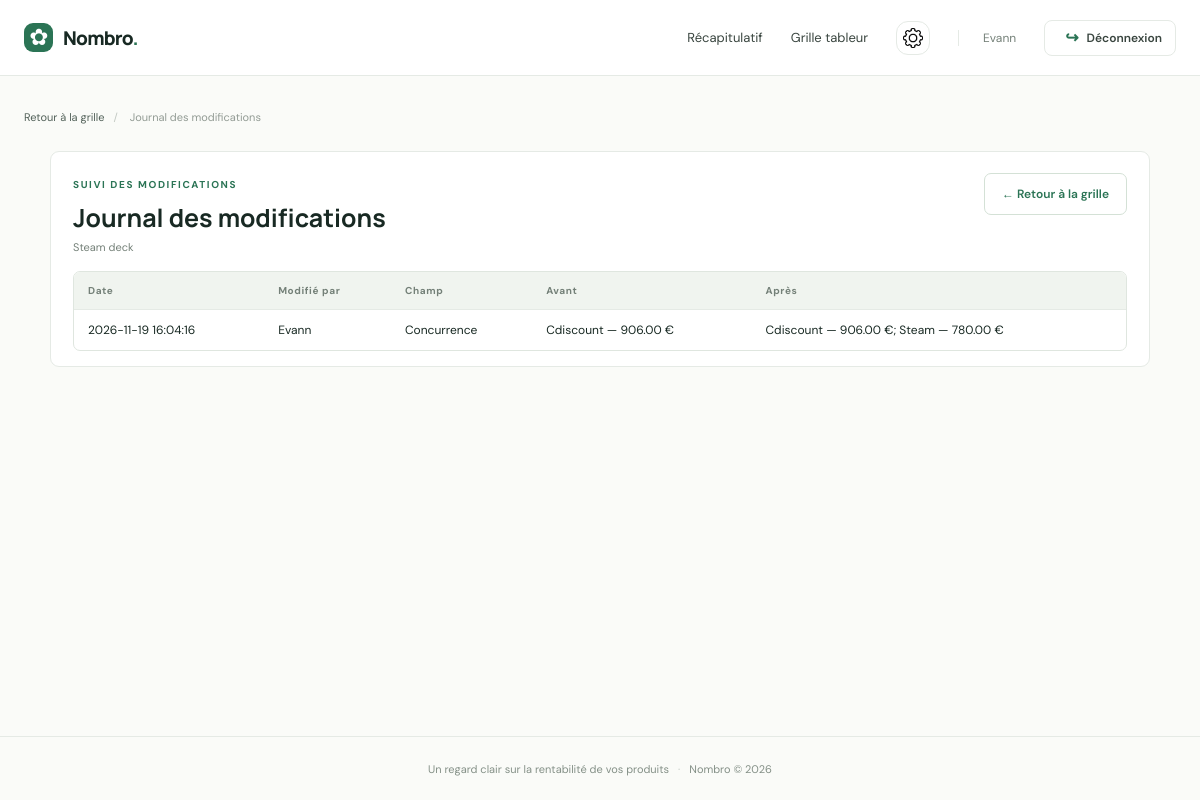
/produit/5/historique (signed in), run on the app's committed database.
### tables this page shows
CREATE TABLE users (
            id INTEGER PRIMARY KEY AUTOINCREMENT,
            email TEXT NOT NULL UNIQUE,
            password_hash TEXT NOT NULL,
            created_at TEXT NOT NULL
        , name TEXT NOT NULL DEFAULT '', phone TEXT NOT NULL DEFAULT '', currency TEXT NOT NULL DEFAULT 'EUR', theme TEXT NOT NULL DEFAULT 'light', language TEXT NOT NULL DEFAULT 'fr', phone_verified INTEGER NOT NULL DEFAULT 0, two_factor_enabled INTEGER NOT NULL DEFAULT 0, phone_code_sent_at INTEGER NOT NULL DEFAULT 0, session_version INTEGER NOT NULL DEFAULT 0, min_margin_percent REAL NOT NULL DEFAULT 0);

CREATE TABLE products (
            id INTEGER PRIMARY KEY AUTOINCREMENT,
            user_id INTEGER NOT NULL REFERENCES users(id) ON DELETE CASCADE,
            name TEXT NOT NULL,
            purchase_price REAL NOT NULL,
            sale_price REAL NOT NULL,
            quantity INTEGER NOT NULL DEFAULT 1,
            notes TEXT NOT NULL DEFAULT '',
            created_at TEXT NOT NULL
        , purchase_ttc REAL, sale_ttc REAL, vat_rate REAL NOT NULL DEFAULT 20, extra_cost_ttc REAL NOT NULL DEFAULT 0, product_code TEXT NOT NULL DEFAULT '', barcode TEXT NOT NULL DEFAULT '', supplier TEXT NOT NULL DEFAULT '', photo_path TEXT NOT NULL DEFAULT '', service_description TEXT NOT NULL DEFAULT '', competitors_json TEXT NOT NULL DEFAULT '[]', service_cost_ttc REAL NOT NULL DEFAULT 0);

CREATE TABLE product_change_log (
            id INTEGER PRIMARY KEY AUTOINCREMENT,
            user_id INTEGER NOT NULL REFERENCES users(id) ON DELETE CASCADE,
            product_id INTEGER NOT NULL REFERENCES products(id) ON DELETE CASCADE,
            changed_at TEXT NOT NULL,
            actor_name TEXT NOT NULL DEFAULT '',
            changes_json TEXT NOT NULL
        );

### app.py (the view, shortened to what this page needs)
@app.get("/produit/<int:product_id>/historique")
@login_required
def product_history(product_id):
    db = get_db()
    product = db.execute(
        "SELECT id, name FROM products WHERE id = ? AND user_id = ?",
        (product_id, g.user["id"]),
    ).fetchone()
    if product is None:
        abort(404)
    activity_rows = db.execute(
        "SELECT * FROM product_change_log WHERE product_id = ? AND user_id = ? ORDER BY changed_at DESC",
        (product_id, g.user["id"]),
    ).fetchall()
    history = []
    for event in activity_rows:
        try:
            changes = json.loads(event["changes_json"])
        except (TypeError, json.JSONDecodeError):
            changes = {}
        for label, values in changes.items():
            history.append({
                "changed_at": event["changed_at"], "actor": event["actor_name"] or "—",
                "field": label, "old": values.get("old", "—"), "new": values.get("new", "—"),
            })
    cutoff = min((event["changed_at"] for event in activity_rows), default="")
    legacy_query = "SELECT * FROM price_history WHERE product_id = ? AND user_id = ?"
    legacy_params = [product_id, g.user["id"]]
    if cutoff:
        legacy_query += " AND changed_at < ?"
        legacy_params.append(cutoff)
    legacy_rows = db.execute(legacy_query + " ORDER BY changed_at DESC", legacy_params).fetchall()
    currency_symbol = CURRENCIES.get(g.user["currency"], "€")
    history.sort(key=lambda item: item["changed_at"], reverse=True)
    return render_template("product_history.html", product=product, history=history)

### app.py (called while the page is built)
def translate(text):
    if getattr(g, "language", "fr") == "en":
        return TRANSLATIONS.get(text, text)
    return text

def get_db():
    if "db" not in g:
        g.db = sqlite3.connect(app.config["DATABASE"])
        g.db.row_factory = sqlite3.Row
        g.db.execute("PRAGMA foreign_keys = ON")
    return g.db

@app.before_request
def prepare_request():
    g.user = None
    g.language = "fr"
    if session.get("user_id"):
        g.user = get_db().execute(
            "SELECT id, email, name, phone, currency, theme, language, min_margin_percent, session_version "
            "FROM users WHERE id = ?",
            (session["user_id"],),
        ).fetchone()
        if g.user is None or session.get("session_version") != g.user["session_version"]:
            session.clear()
            g.user = None
        else:
            g.language = g.user["language"] if g.user["language"] in LANGUAGES else "fr"
    if "csrf_token" not in session:
        session["csrf_token"] = secrets.token_urlsafe(32)

@app.context_processor
def inject_globals():
    user = g.get("user")
    code = user["currency"] if user else "EUR"
    return {"csrf_token": session.get("csrf_token"), "current_user": user,
            "currency_symbol": CURRENCIES.get(code, "€"), "currency_code": code,
            "theme_name": user["theme"] if user else "light",
            "current_language": g.get("language", "fr"), "language_names": LANGUAGES,
            "tr": translate}

@app.before_request
def protect_forms():
    if request.method in {"POST", "PUT", "PATCH", "DELETE"}:
        submitted = request.form.get("csrf_token", "") or request.headers.get("X-CSRF-Token", "")
        expected = session.get("csrf_token", "")
        if not submitted or not secrets.compare_digest(submitted, expected):
            abort(400, "Jeton de sécurité invalide. Rechargez la page puis réessayez.")

@app.after_request
def add_security_headers(response):
    response.headers.setdefault("X-Content-Type-Options", "nosniff")
    response.headers.setdefault("X-Frame-Options", "DENY")
    response.headers.setdefault("Referrer-Policy", "strict-origin-when-cross-origin")
    response.headers.setdefault("Permissions-Policy", "camera=(), microphone=(), geolocation=()")
    if request.is_secure:
        response.headers.setdefault("Strict-Transport-Security", "max-age=31536000")
    if request.endpoint in {"login", "register", "profile"}:
        response.headers.setdefault("Cache-Control", "no-store")
    return response

### templates/product_history.html (shortened to what this page needs)
{% extends 'base.html' %}
{% block content %}
<div class="breadcrumb"><a href="{{ url_for('spreadsheet') }}">{{ tr('Retour à la grille') }}</a><span>/</span> {{ tr('Journal des modifications') }}</div>
<section class="products-section history-section">
  <div class="sheet-heading">
    <div><span class="card-kicker">{{ tr('SUIVI DES MODIFICATIONS') }}</span><h1>{{ tr('Journal des modifications') }}</h1><p>{{ product.name }}</p></div>
    <a class="button button-outline" href="{{ url_for('spreadsheet') }}">← {{ tr('Retour à la grille') }}</a>
  </div>
  {% if history %}
  <div class="sheet-scroll"><table class="history-table"><thead><tr><th>{{ tr('Date') }}</th><th>{{ tr('Modifié par') }}</th><th>{{ tr('Champ') }}</th><th>{{ tr('Avant') }}</th><th>{{ tr('Après') }}</th></tr></thead><tbody>
  {% for item in history %}<tr><td>{{ item.changed_at|replace('T', ' ')|truncate(19, True, '') }}</td><td>{{ item.actor }}</td><td>{{ tr(item.field) }}</td><td>{{ item.old }}</td><td>{{ item.new }}</td></tr>{% endfor %}
  </tbody></table></div>
  {% else %}<div class="empty-state"><h3>{{ tr('Aucune modification enregistrée.') }}</h3><p>{{ tr('Les prochains changements apparaîtront ici.') }}</p></div>{% endif %}
</section>
{% endblock %}

### templates/base.html (shortened to what this page needs)
<!doctype html>
<html lang="{{ current_language }}">
<head>
  <link rel="stylesheet" href="{{ url_for('static', filename='style.css', v='20261126-productlookup1') }}">
</head>
<body class="theme-{{ theme_name }}{% if request.endpoint == 'spreadsheet' %} spreadsheet-page{% endif %}{% if request.endpoint == 'profile' %} settings-route{% endif %}">
  <header class="topbar">
    <a class="brand" href="{{ url_for('index') }}"><span class="brand-mark">✿</span><span>Nombro<span class="brand-dot">.</span></span></a>
    {% if current_user %}
    <nav class="nav"><a class="{% if request.endpoint == 'dashboard' %}active{% endif %}" href="{{ url_for('dashboard') }}">{{ tr('Récapitulatif') }}</a><a class="{% if request.endpoint == 'spreadsheet' %}active{% endif %}" href="{{ url_for('spreadsheet') }}">{{ tr('Grille tableur') }}</a><a class="profile-link settings-link" href="{{ url_for('profile') }}" title="{{ tr('Paramètres') }}" aria-label="{{ tr('Paramètres') }}"><img src="{{ url_for('static', filename='settings-icon.png') }}" alt="" aria-hidden="true"></a><span class="user-email">{{ current_user.name or current_user.email }}</span><form class="logout-form" action="{{ url_for('logout') }}" method="post"><input type="hidden" name="csrf_token" value="{{ csrf_token }}"><button class="nav-logout" type="submit"><span class="logout-icon" aria-hidden="true">↪</span>{{ tr('Déconnexion') }}</button></form></nav>
    {% else %}<a class="nav-login" href="{{ url_for('login') }}">{{ tr('Connexion') }} <span>↗</span></a>{% endif %}
  </header>
  <main class="page">
    {% block content %}{% endblock %}
  </main>
  <footer>{{ tr('Un regard clair sur la rentabilité de vos produits') }} <span>·</span> <span>Nombro © 2026</span></footer>
</body>
</html>

### static/style.css (style rules this page uses)
:root { --ink:#182923; --muted:#748078; --line:#e5eae5; --green:#2b7455; --green-dark:#205c42; --pale:#f3f6f1; --cream:#fafbf8; --orange:#d7824c; --surface:#fff; --surface-soft:#f3f6f1; --field-bg:#fff; --field-text:#182923; --table-head:#f0f4ef; --table-cell:#fff; --table-sticky:#fbfcfa }
* { box-sizing:border-box }
body { margin:0; background:var(--cream); color:var(--ink); font-family:'DM Sans',sans-serif; font-size:15px; transition:background-color .18s,color .18s }
.topbar { height:76px; border-bottom:1px solid var(--line); display:flex; align-items:center; justify-content:space-between; padding:0 2vw; background:#fff }
.brand { display:flex; align-items:center; gap:10px; text-decoration:none; color:var(--ink); font:800 19px Manrope,sans-serif; letter-spacing:-.8px }
.brand-mark { display:grid; place-items:center; width:29px; height:29px; border-radius:9px; background:var(--green); color:#fff; font:500 23px 'DM Sans'; line-height:1 }
.brand-dot { color:var(--green) }
.nav { display:flex; align-items:center; gap:28px; font-size:13px }
.nav a,.nav-login { color:#39453f; text-decoration:none }
.user-email { padding-left:24px; border-left:1px solid var(--line); font-size:12px; color:var(--muted) }
.nav form { margin:0 }
.nav-logout { display:inline-flex; align-items:center; gap:8px; padding:9px 13px; border:1px solid var(--line); border-radius:8px; background:var(--surface); color:#39453f; font:600 12px 'DM Sans'; cursor:pointer; transition:background .15s,border-color .15s,color .15s }
.logout-icon { font-size:16px;line-height:1 }
.settings-link { display:inline-flex; align-items:center; justify-content:center; flex:0 0 34px; width:34px; height:34px; border:1px solid var(--line); border-radius:12px; color:#394b41; transition:background .15s,border-color .15s,color .15s }
.settings-link img { display:block;width:20px;height:20px;object-fit:contain }
.nav-logout span,.nav-login span { margin-left:7px; color:var(--green) }
.page { max-width:none; margin:0; padding:34px 2vw 60px; min-height:calc(100vh - 140px) }
footer { height:64px; border-top:1px solid var(--line); display:flex; justify-content:center; align-items:center; gap:9px; color:#849087; font-size:11px }
footer span:first-child { color:#bdc5bf }
.eyebrow,.card-kicker { font-size:10px; letter-spacing:1.6px; font-weight:700; color:var(--green) }
.button { display:inline-flex; align-items:center; justify-content:center; gap:14px; border-radius:7px; padding:12px 17px; font:600 12px 'DM Sans'; text-decoration:none; cursor:pointer; transition:background .15s,border .15s }
.products-section { background:#fff; border:1px solid var(--line); border-radius:9px; padding:21px 22px 15px }
.button-outline { border:1px solid #d4e1d6; color:var(--green); background:white }
.breadcrumb { font-size:11px; color:#929b94; margin:0 0 27px }
.breadcrumb a { color:#53625a; text-decoration:none }
.breadcrumb span { margin:0 9px; color:#c1c8c2 }
.sheet-heading { display:flex; align-items:flex-start; justify-content:space-between; gap:20px; margin-bottom:17px }
.sheet-heading p { margin:0; color:#7b877f; font-size:11px }
.history-section { max-width:1100px;margin:0 auto }
.history-section .sheet-heading h1 { margin:7px 0 5px;font:700 25px Manrope,sans-serif }
.history-section .sheet-heading p { margin:0;color:var(--muted) }
.history-table { width:100%;border-collapse:collapse;white-space:nowrap;font-variant-numeric:tabular-nums }
.history-table th,.history-table td { padding:12px 14px;border-bottom:1px solid var(--line);text-align:left }
.history-table th { background:var(--table-head);color:var(--muted);font-size:10px;letter-spacing:.06em }
.history-table td { font-size:12px }
.history-table tr:last-child td { border-bottom:0 }
.sheet-scroll { width:100%; max-width:100%; overflow:auto; -webkit-overflow-scrolling:touch; overscroll-behavior-x:contain; border:1px solid #dfe6df; border-radius:7px; background:#fff }

### data on the page
users: name "Evann"
products: name "Steam deck"
product_change_log: changed_at "2026-11-19 16:04:16", actor "Evann", tr "Concurrence", old "Cdiscount — 906.00 €", new "Cdiscount — 906.00 €; Steam — 780.00 €"

### other printed values
{{ tr('Récapitulatif') }} "Récapitulatif"
{{ tr('Grille tableur') }} "Grille tableur"
{{ tr('Déconnexion') }} "Déconnexion"
{{ tr('Retour à la grille') }} "Retour à la grille"
{{ tr('Journal des modifications') }} "Journal des modifications"
{{ tr('SUIVI DES MODIFICATIONS') }} "SUIVI DES MODIFICATIONS"
{{ tr('Date') }} "Date"
{{ tr('Modifié par') }} "Modifié par"
{{ tr('Champ') }} "Champ"
{{ tr('Avant') }} "Avant"
{{ tr('Après') }} "Après"
{{ tr('Un regard clair sur la rentabilité de vos produits') }} "Un regard clair sur la rentabilité de vos produits"
